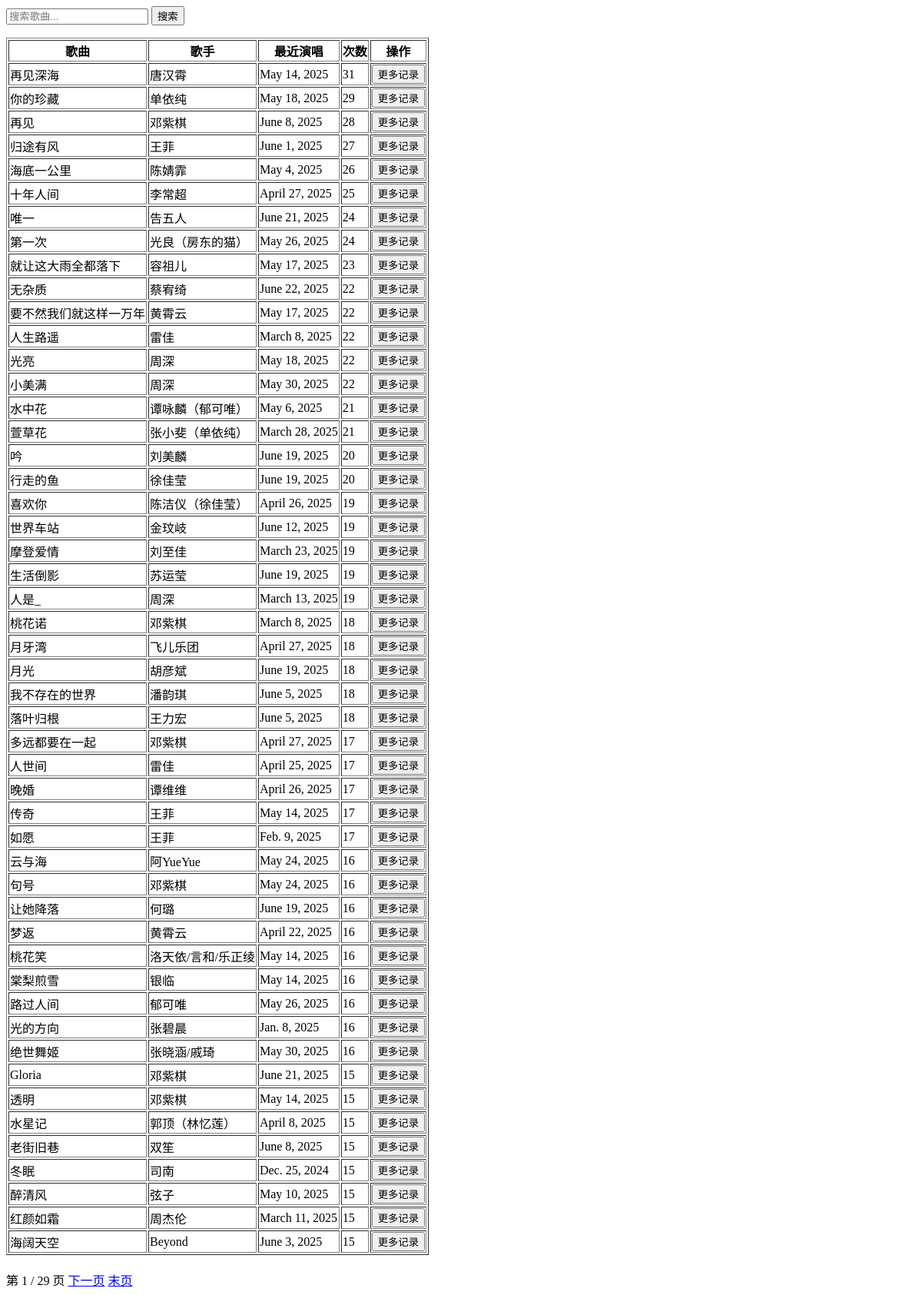
The app's page /, older data.
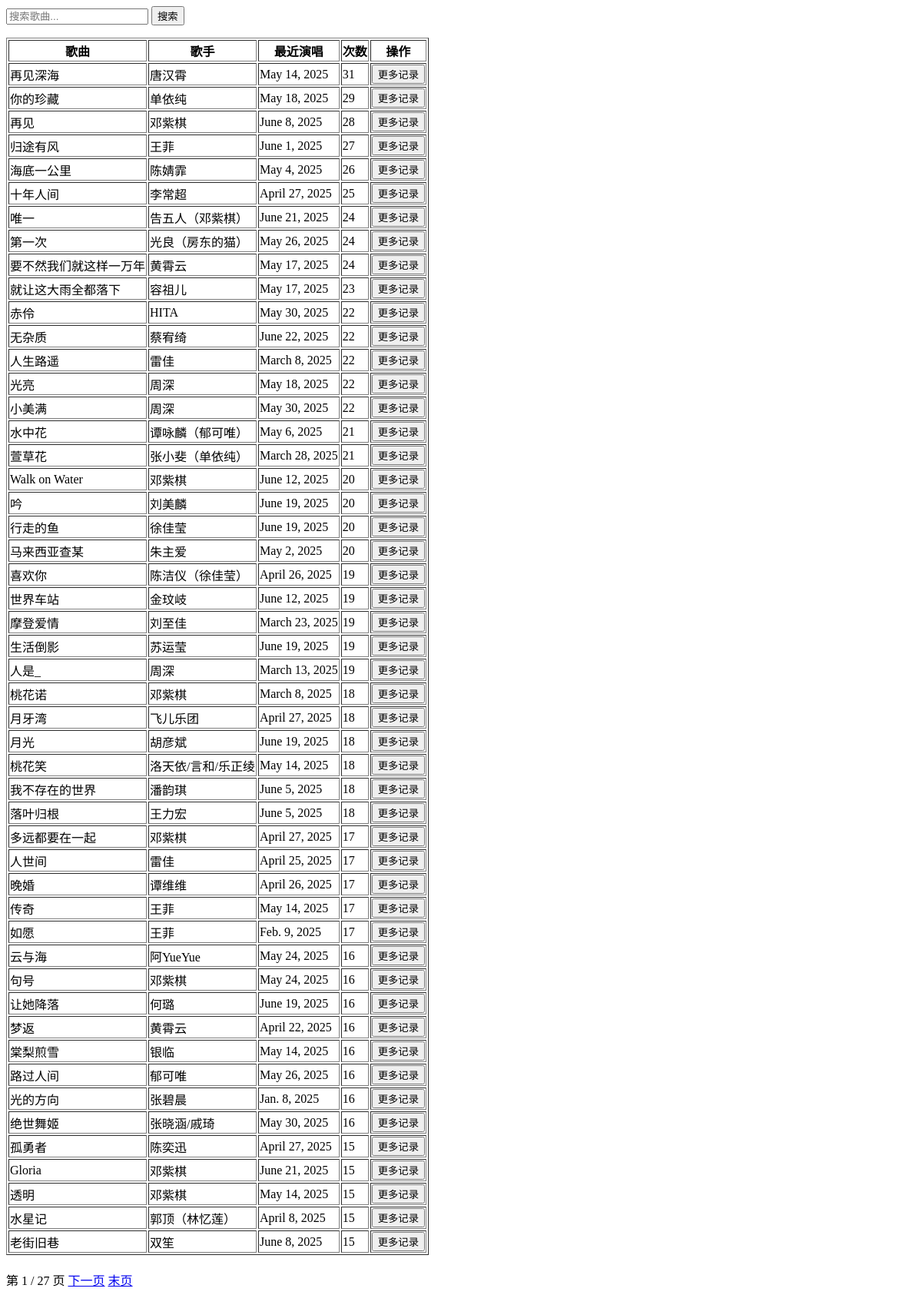
The same page, newer data.
### main/models.py (models this page shows, shortened)
class Songs(models.Model):
    song_name = models.CharField(max_length=200)
    singer = models.CharField(max_length=200, blank=True, null=True)
    last_performed = models.DateField(blank=True, null=True)
    perform_count = models.IntegerField(default=0)
    language = models.CharField(max_length=50, blank=True, null=True)

### main/views.py (the view)
# urls.py: path("",views.songs_list,name="歌单"),
def songs_list(request):
    query = request.GET.get("q","")
    songs = Songs.objects.all().order_by("-perform_count")
    if query:
        songs = songs.filter(song_name__icontains=query)
    paginator = Paginator(songs, 50)
    page_num = request.GET.get("page")
    page_obj = paginator.get_page(page_num)
    return render(request, "songs_list.html", {"page_obj":page_obj})

### templates/songs_list.html (shortened to what this page needs)
<html>
<head>
</head>
<body>
    <form method="get">
        <input type="text" name="q" placeholder="搜索歌曲..." value="{{ query|default:'' }}">
        <button type="submit">搜索</button>
    </form>
    <table border="1">
        <tr>
            <th>歌曲</th>
            <th>歌手</th>
            <th>最近演唱</th>
            <th>次数</th>
            <th>操作</th>
        </tr>
        {% for song in page_obj %}
        <tr>
            <td>{{ song.song_name }}</td>
            <td>{{ song.singer }}</td>
            <td>{{ song.last_performed }}</td>
            <td>{{ song.perform_count }}</td>
            <td>
                <button onclick="toggleDetails({{ song.id }}, this)">更多记录</button>
            </td>
        </tr>
        {% empty %}
        <tr>
            <td colspan="5">暂无数据</td>
        </tr>
        {% endfor %}
    </table>
    <div style="margin-top: 20px;">
        <span>第 {{ page_obj.number }} / {{ page_obj.paginator.num_pages }} 页</span>
        {% if page_obj.has_next %}
        <a href="?page={{ page_obj.next_page_number }}{% if query %}&q={{ query }}{% endif %}">下一页</a>
        <a href="?page={{ page_obj.paginator.num_pages }}{% if query %}&q={{ query }}{% endif %}">末页</a>
        {% endif %}
    </div>
</body>
</html>

Row changes from the older to the newer data that the page shows:
no longer on this page (row unchanged): Songs: song_name "冬眠", singer "司南", last_performed "Dec. 25, 2024", perform_count "15"
no longer on this page (row unchanged): Songs: song_name "醉清风", singer "弦子", last_performed "May 10, 2025", perform_count "15"
no longer on this page (row unchanged): Songs: song_name "红颜如霜", singer "周杰伦", last_performed "March 11, 2025", perform_count "15"
no longer on this page (row unchanged): Songs: song_name "海阔天空", singer "Beyond", last_performed "June 3, 2025", perform_count "15"
changed Songs "唯一": singer "告五人" → "告五人（邓紫棋）"
changed Songs "要不然我们就这样一万年": perform_count "22" → "24"; moves up the list
now on this page (row edited): Songs: song_name "赤伶", singer "HITA", last_performed "May 30, 2025", perform_count "22"
now on this page (row edited): Songs: song_name "Walk on Water", singer "邓紫棋", last_performed "June 12, 2025", perform_count "20"
now on this page (row edited): Songs: song_name "马来西亚查某", singer "朱主爱", last_performed "May 2, 2025", perform_count "20"
changed Songs "桃花笑": perform_count "16" → "18"; moves up the list
now on this page (row edited): Songs: song_name "孤勇者", singer "陈奕迅", last_performed "April 27, 2025", perform_count "15"
Text that changed along with them:
{{ page_obj.paginator.num_pages }}: "29" → "27"
